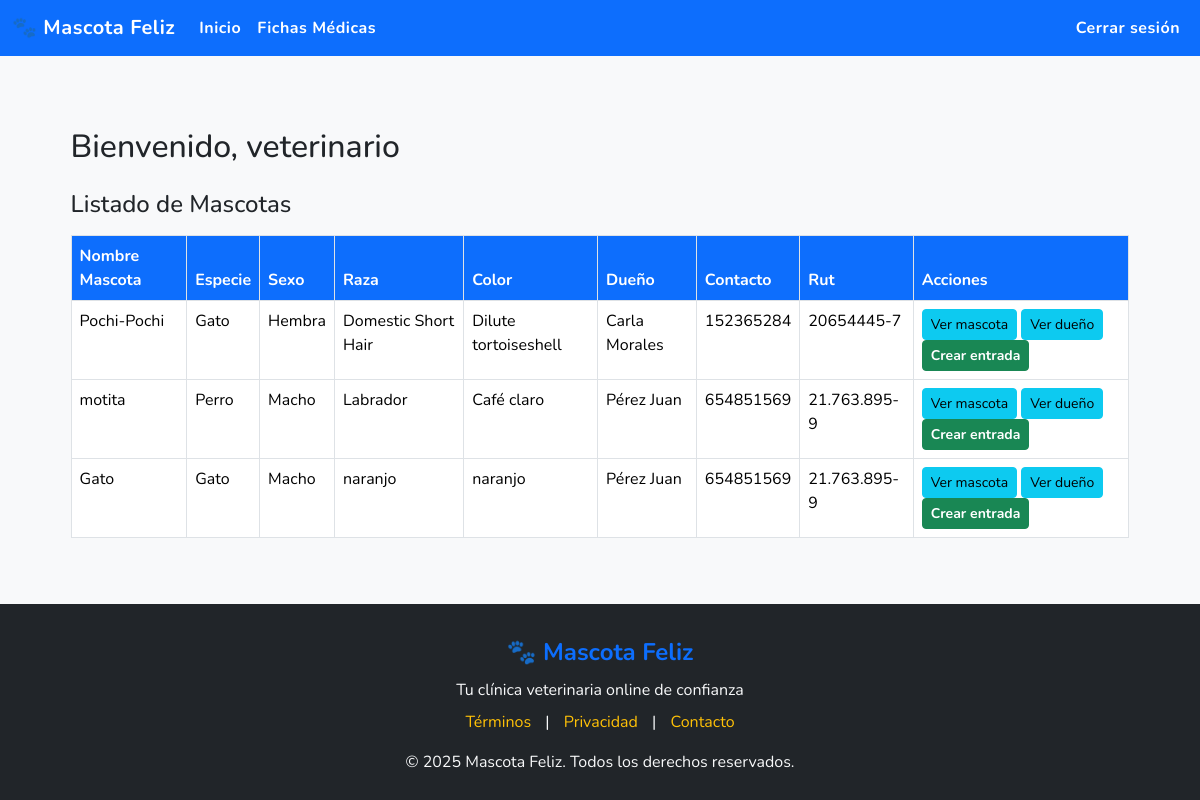
The page /panel/ (signed in) on the database as committed earlier.
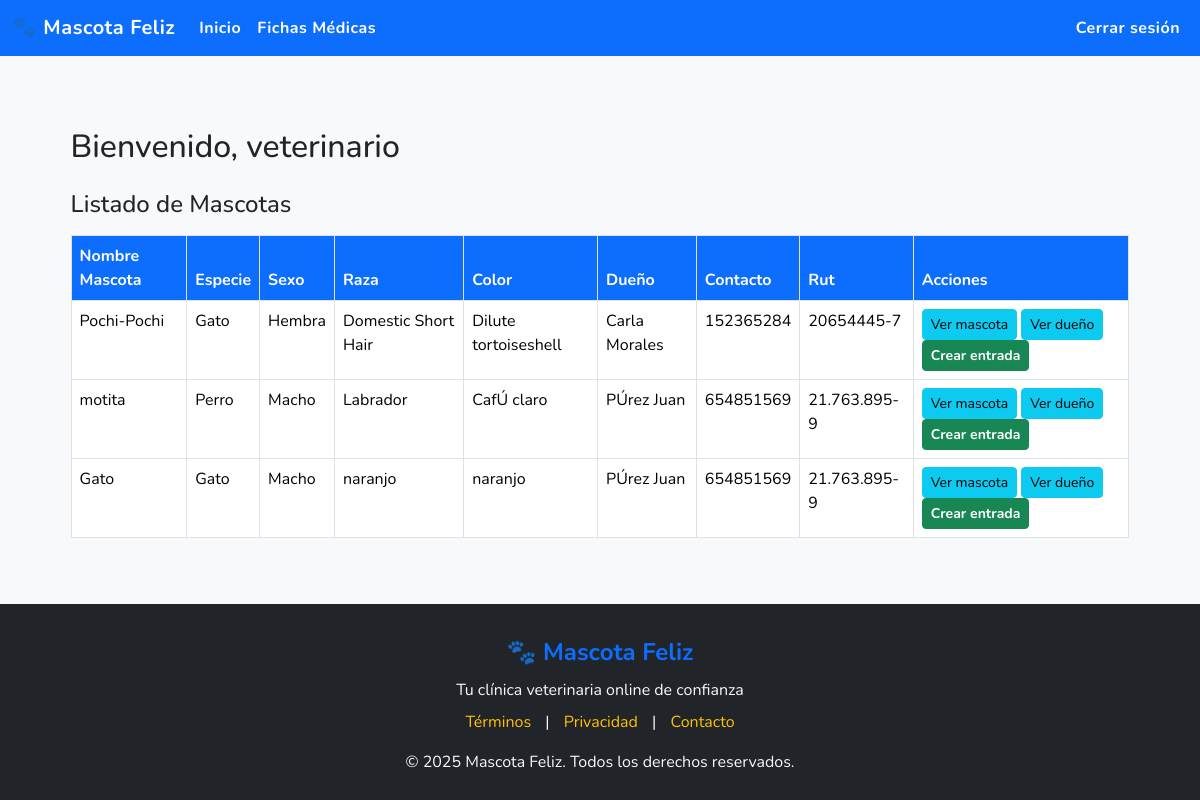
The same page on the database as committed later.
### core/models.py (models this page shows, shortened)
class Mascota(models.Model):
    SEXO_CHOICES = [
        ('macho', 'Macho'),
        ('hembra', 'Hembra'),
    ]
    ESPECIE_CHOICES = [
        ('perro', 'Perro'),
        ('gato', 'Gato'),
    ]
    dueno = models.ForeignKey(Dueno, on_delete=models.CASCADE, related_name='mascotas')
    nombre = models.CharField(max_length=100)
    chip = models.CharField(max_length=30, blank=True, null=True)
    raza = models.CharField(max_length=100)
    color = models.CharField(max_length=50)
    sexo = models.CharField(max_length=10, choices=SEXO_CHOICES, default='macho')
    especie = models.CharField(max_length=20, choices=ESPECIE_CHOICES, default='perro')
    fecha_nacimiento = models.DateField(null=True, blank=True)

class Dueno(models.Model):
    rut = models.CharField(max_length=12, unique=True)
    usuario = models.OneToOneField(Usuario, on_delete=models.CASCADE, limit_choices_to={'tipo_usuario': 'cliente'})
    nombre = models.CharField(max_length=100)
    contacto = models.CharField(max_length=20)
    direccion = models.CharField(max_length=255)

### app/views.py (the view, shortened to what this page needs)
# urls.py: path('panel/', views.panel_principal, name='panel'),
@login_required
def panel_principal(request):
    tipo = request.user.tipo_usuario
    if tipo == 'recepcion':
        reservas = Reserva.objects.filter(tipo_reserva='presencial')
        mascotas = None
        recetas = None
    elif tipo == 'operador':
        reservas = Reserva.objects.filter(tipo_reserva='domicilio')
        mascotas = None
        recetas = None
    elif tipo in ['veterinario', 'estilista']:
        mascotas = Mascota.objects.select_related('dueno').all()
        reservas = None
        recetas = None
    else:
        reservas = None
        mascotas = None
        recetas = None
    context = {
        'tipo_usuario': tipo,
        'reservas': reservas if tipo in ['recepcion', 'operador'] else None,
        'mascotas': mascotas if tipo in ['veterinario', 'estilista'] else None,
        'recetas': recetas if tipo == 'ventas' else None,
        'filtro_rut': request.GET.get('rut', ''),
        'filtro_receta_id': request.GET.get('receta_id', ''),
    }
    return render(request, 'pages/panel_general.html', context)

### app/templates/pages/panel_general.html (shortened to what this page needs)
{% extends 'base/base.html' %}
{% block content %}
<div class="container mt-5">
  <h2 class="mb-4">Bienvenido, {{ user.username }}</h2>
  {% if tipo_usuario == 'cliente' %}
    <div class="row g-4">
      <div class="col-md-6">
        <div class="card shadow-sm h-100">
          <div class="card-body">
            <h5 class="card-title">Reservar servicio</h5>
            <p class="card-text">Reserva atención veterinaria o estética.</p>
            <a href="{% url 'reservar_servicio' %}" class="btn btn-primary">Reservar</a>
            <a href="{% url 'ver_reservas' %}" class="btn btn-primary">Ver Reservas</a>
          </div>
        </div>
      </div>
      <div class="col-md-6">
        <div class="card shadow-sm h-100">
          <div class="card-body">
            <h5 class="card-title">Fichas médicas</h5>
            <p class="card-text">Consulta fichas de tus mascotas.</p>
            <a href="{% url 'ver_mis_mascotas' %}" class="btn btn-primary">Ver Mascotas</a>
          </div>
        </div>
      </div>
    </div>
  {% elif tipo_usuario == 'veterinario' or tipo_usuario == 'estilista' %}
    <h4 class="mb-3">Listado de Mascotas</h4>
    <table class="table table-bordered table-hover">
      <thead>
        <tr>
          <th>Nombre Mascota</th>
          <th>Especie</th>
          <th>Sexo</th>
          <th>Raza</th>
          <th>Color</th>
          <th>Dueño</th>
          <th>Contacto</th>
          <th>Rut</th>
          <th>Acciones</th>
        </tr>
      </thead>
      <tbody>
        {% for mascota in mascotas %}
        <tr>
          <td>{{ mascota.nombre }}</td>
          <td>{{ mascota.get_especie_display }}</td>
          <td>{{ mascota.get_sexo_display }}</td>
          <td>{{ mascota.raza }}</td>
          <td>{{ mascota.color }}</td>
          <td>{{ mascota.dueno.nombre }}</td>
          <td>{{ mascota.dueno.contacto }}</td>
          <td>{{ mascota.dueno.rut }}</td>
          <td>
            <a href="{% url 'ver_mascota' mascota.id %}" class="btn btn-sm btn-info">Ver mascota</a>
            <a href="{% url 'ver_dueno' mascota.dueno.usuario.id %}" class="btn btn-sm btn-info">Ver dueño</a>
            {% if not mascota.fichamedica %}
              <a href="{% url 'crear_ficha_medica' %}?mascota_id={{ mascota.id }}" class="btn btn-sm btn-success">Crear ficha</a>
            {% else %}
              <a href="{% url 'crear_entrada' mascota.fichamedica.id %}" class="btn btn-sm btn-success">Crear entrada</a>
            {% endif %}
          </td>
        </tr>
        {% empty %}
        <tr><td colspan="8">No hay mascotas registradas.</td></tr>
        {% endfor %}
      </tbody>
    </table>
  {% endif %}
</div>
{% endblock %}

Rows that differ between the two databases and show on the page:
changed Mascota "motita": color "Café claro" → "CafÚ claro"; dueno.nombre "Pérez Juan" → "PÚrez Juan"
changed through a linked row, Mascota "naranjo": dueno.nombre "Pérez Juan" → "PÚrez Juan"
